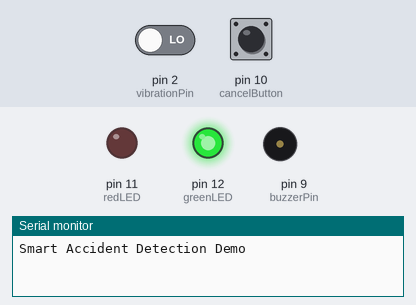
The sketch below on a simulated Arduino Uno, built with avr-gcc and run on an emulated ATmega328P. Shown: output pins drawn as LEDs (lit = HIGH), buzzer (waves = sounding), the last lines printed to the serial monitor. The test bench sets the inputs (shaded band); at power-on: pin 2 (vibrationPin) LOW, pin 10 (cancelButton) HIGH.

Above: at 1.2 s.
1.3 s: pin 2 (vibrationPin) driven HIGH
At 2.1 s:
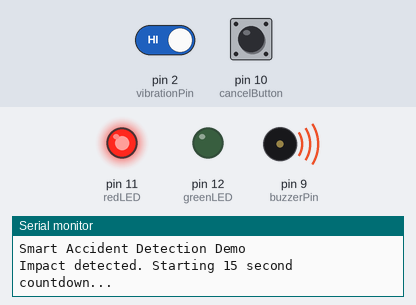
2.8 s: pin 10 (cancelButton) pulled LOW for 0.15 s
At 3.2 s:
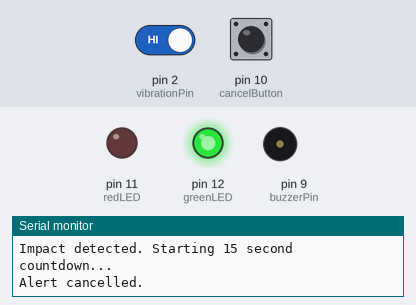
4.4 s: pin 10 (cancelButton) pulled LOW for 3.2 s
At 22.96 s:
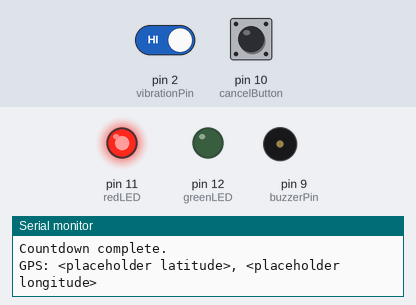
Timing chart, 0 to 39.4 s (numbered marks = the images above; inputs shaded):
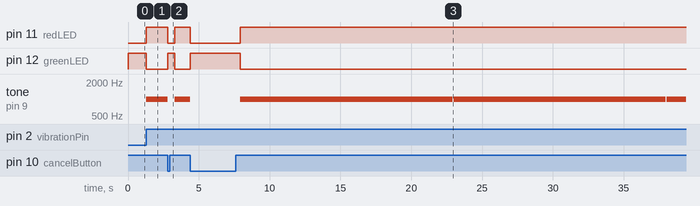

Measured:
- after the input at 1.3 s, pin 11 (redLED): LOW → HIGH at once; pin 12 (greenLED): HIGH → LOW at once; tone on pin 9 (buzzerPin): silent → 1000 Hz at once
- after the input at 2.8 s, pin 11 (redLED): HIGH → LOW at once, → HIGH 0.50 s later; pin 12 (greenLED): LOW → HIGH at once, → LOW 0.50 s later; tone on pin 9 (buzzerPin): 1000 Hz → silent at once, → 1000 Hz 0.50 s later
- after the input at 4.4 s, pin 11 (redLED): HIGH → LOW at once, → HIGH 3.5 s later; pin 12 (greenLED): LOW → HIGH at once, → LOW 3.5 s later

The sketch:

SmartAccidentDetection_Demo.ino
```cpp
/*
 SmartAccidentDetection.ino
 Demonstration template for UI/sensor logic only.
 This sketch intentionally DOES NOT implement GSM SMS/call functionality.
*/

#include <Wire.h>

const int vibrationPin = 2;
const int buzzerPin = 9;
const int cancelButton = 10;
const int redLED = 11;
const int greenLED = 12;

bool countdown = false;
unsigned long startTime = 0;

void setup() {
  Serial.begin(9600);
  pinMode(vibrationPin, INPUT);
  pinMode(buzzerPin, OUTPUT);
  pinMode(cancelButton, INPUT_PULLUP);
  pinMode(redLED, OUTPUT);
  pinMode(greenLED, OUTPUT);

  digitalWrite(greenLED, HIGH);
  Serial.println("Smart Accident Detection Demo");
}

void loop() {
  if (!countdown && digitalRead(vibrationPin) == HIGH) {
    countdown = true;
    startTime = millis();
    digitalWrite(greenLED, LOW);
    digitalWrite(redLED, HIGH);
    Serial.println("Impact detected. Starting 15 second countdown...");
  }

  if (countdown) {
    tone(buzzerPin, 1000);

    if (digitalRead(cancelButton) == LOW) {
      noTone(buzzerPin);
      countdown = false;
      digitalWrite(redLED, LOW);
      digitalWrite(greenLED, HIGH);
      Serial.println("Alert cancelled.");
      delay(500);
    } else {
      unsigned long elapsed = (millis() - startTime) / 1000;
      if (elapsed >= 15) {
        noTone(buzzerPin);
        Serial.println("Countdown complete.");
        Serial.println("GPS: <placeholder latitude>, <placeholder longitude>");
        Serial.println("Alert would be generated here.");
        countdown = false;
        digitalWrite(redLED, LOW);
        digitalWrite(greenLED, HIGH);
      }
    }
  }
}
```
